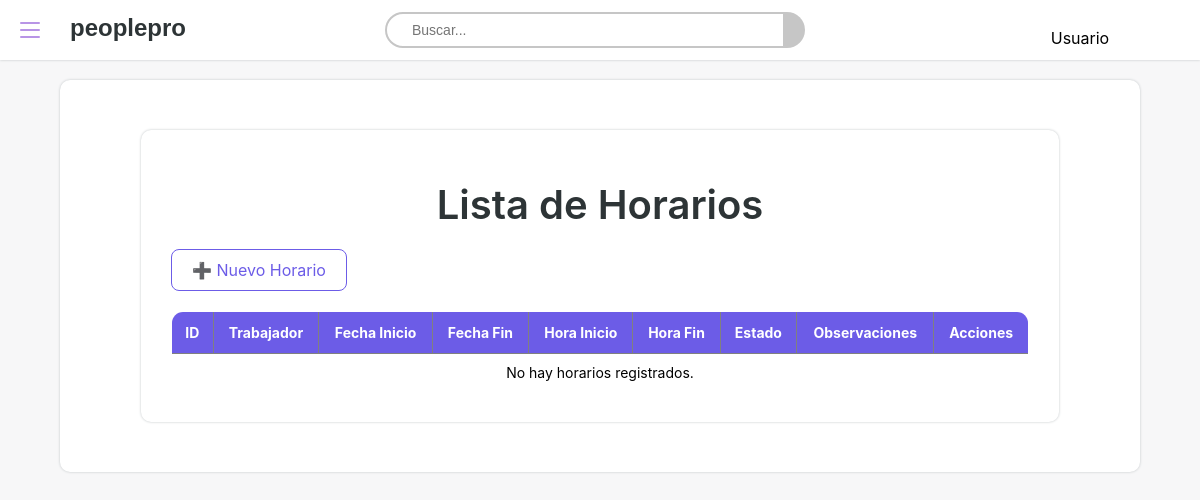
The app's page /public/index.php?action=horario, older data.
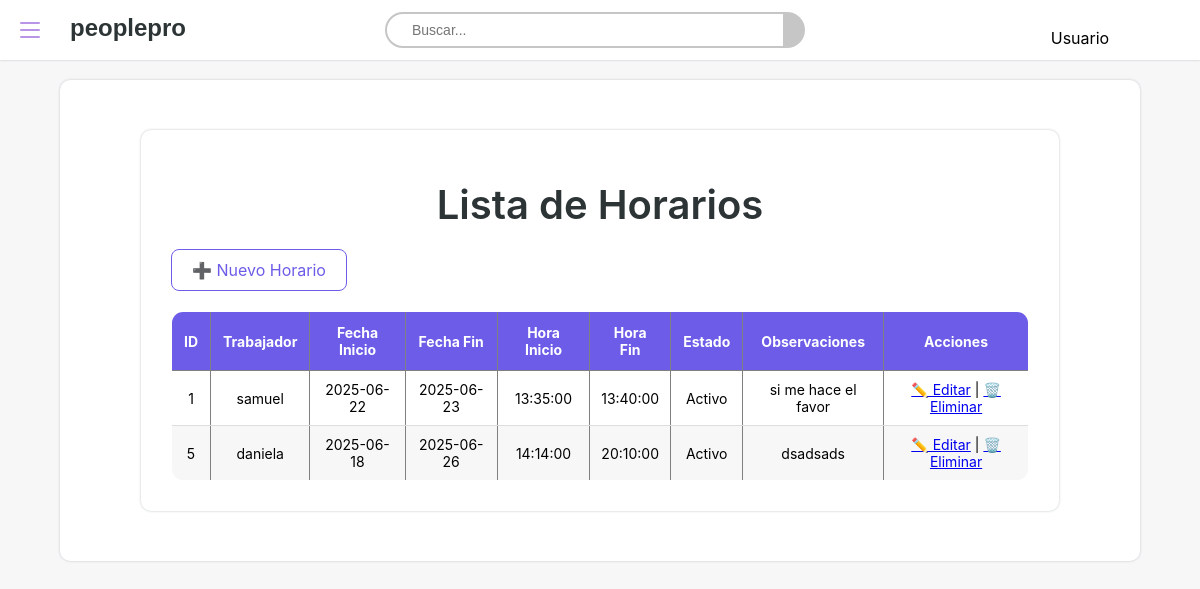
The same page, newer data.
### tables this page shows
CREATE TABLE `horarios` (
  `id` int(11) NOT NULL,
  `usuario_id` int(11) NOT NULL,
  `fecha` date NOT NULL,
  `fecha_fin` date DEFAULT NULL,
  `hora_inicio` time NOT NULL,
  `hora_fin` time NOT NULL,
  `estado` varchar(50) DEFAULT 'Activo',
  `observaciones` text DEFAULT NULL
);

CREATE TABLE `users` (
  `id` int(11) NOT NULL,
  `nombre` varchar(100) NOT NULL,
  `email` varchar(100) NOT NULL,
  `password` varchar(255) NOT NULL,
  `rol` enum('usuario','admin') NOT NULL DEFAULT 'usuario',
  `area_id` int(11) DEFAULT NULL,
  `created_at` timestamp NOT NULL DEFAULT current_timestamp(),
  `updated_at` timestamp NOT NULL DEFAULT current_timestamp() ON UPDATE current_timestamp()
);

### core/controller.php (called while the page is built, shortened)
<?php
class Controller {
    public function view($view, $data = []) {
        extract($data);
        require_once __DIR__ . '/../views/' . $view . '.php';
    }
}

### controllers/HorarioController.php (called while the page is built, shortened)
<?php
require_once __DIR__ . '/../core/Controller.php';
require_once __DIR__ . '/../models/Horario.php';
class HorarioController extends Controller {
    private $model;
    public function __construct() {
        $this->model = new Horario();
    }
    public function index() {
        $horarios = $this->model->obtenerTodos();
        $this->view('horarios/index', ['horarios' => $horarios]);
    }
}

### core/model.php (called while the page is built, shortened)
<?php
require_once __DIR__ . '/../config/database.php';
class Model {
    public function __construct() {
        $db = new Database();
        $this->conn = $db->connect();
    }
}

### config/database.php (called while the page is built, shortened)
<?php
class Database {
    private $host = "localhost";
    private $db_name = "peoplepro";
    private $username = "root";
    private $password = "";
    public function connect() {
        $this->conn = null;
        try {
            $this->conn = new PDO("mysql:host=$this->host;dbname=$this->db_name", $this->username, $this->password);
            $this->conn->setAttribute(PDO::ATTR_ERRMODE, PDO::ERRMODE_EXCEPTION);
        } catch (PDOException $e) {
            die("Error en la conexión: " . $e->getMessage());
        }
        return $this->conn;
    }
}

### models/Horario.php (called while the page is built, shortened)
<?php
require_once __DIR__ . '/../core/Model.php';
class Horario extends Model {
    public function obtenerTodos() {
        $stmt = $this->conn->prepare("
            SELECT h.*, u.nombre AS usuario_nombre
            FROM horarios h
            JOIN users u ON h.usuario_id = u.id
            ORDER BY h.fecha DESC
        ");
        $stmt->execute();
        return $stmt->fetchAll(PDO::FETCH_ASSOC);
    }
}

### views/horarios/index.php (the view, shortened to what this page needs)
<!DOCTYPE html>
<html lang="es">
<head>
  <link rel="stylesheet" href="/peoplepro/public/css/nav.css">
  <link rel="stylesheet" href="/peoplepro/public/css/horario.css">
  <link rel="stylesheet" href="/peoplepro/public/css/fondo.css">
</head>
<body>
  <header class="header">
    <div class="izquierda">
      <button class="menu-hamburguesa">
        <span class="linea"></span>
        <span class="linea"></span>
        <span class="linea"></span>
      </button>
      <div id="logo"></div>
    </div>
      <form action="#" class="buscador">
        <input type="text" placeholder="Buscar..." class="input-buscador">
        <button type="submit" class="buscador-icono"><i class="bi bi-search"></i></button>
      </form>
    <div class="derecha">
      <p><?= htmlspecialchars($_SESSION["usuario"] ?? 'Usuario') ?></p>
    </div>
  </header>
  <main class="main-horario">
    <main class="main-horario">
    <h2 class="titulo-horario">Lista de Horarios</h2>
    <a class="btn-horario" href="/peoplepro/public/index.php?action=horario&method=crear">➕ Nuevo Horario</a>
    <table border="1" cellpadding="8" cellspacing="0" class="tabla-horario">
  <thead>
    <tr>
      <th>ID</th>
      <th>Trabajador</th>
      <th>Fecha Inicio</th>
      <th>Fecha Fin</th>
      <th>Hora Inicio</th>
      <th>Hora Fin</th>
      <th>Estado</th>
      <th>Observaciones</th>
      <th>Acciones</th>
    </tr>
  </thead>
  <tbody>
    <?php if (!empty($horarios)) : ?>
      <?php foreach ($horarios as $horario): ?>
        <tr>
          <td><?= $horario['id'] ?></td>
          <td><?= htmlspecialchars($horario['usuario_nombre']) ?></td>
          <td><?= $horario['fecha'] ?></td>
          <td><?= $horario['fecha_fin'] ?? '-' ?></td>
          <td><?= $horario['hora_inicio'] ?></td>
          <td><?= $horario['hora_fin'] ?></td>
          <td><?= $horario['estado'] ?></td>
          <td><?= htmlspecialchars($horario['observaciones']) ?></td>
          <td>
            <a href="/peoplepro/public/index.php?action=horario&method=editar&id=<?= $horario['id'] ?>">✏️ Editar</a> |
            <a href="/peoplepro/public/index.php?action=horario&method=eliminar&id=<?= $horario['id'] ?>" onclick="return confirm('¿Seguro de eliminar este horario?')">🗑️ Eliminar</a>
          </td>
        </tr>
      <?php endforeach; ?>
    <?php else : ?>
      <tr><td colspan="9">No hay horarios registrados.</td></tr>
    <?php endif; ?>
  </tbody>
</table>
  </main>
</body>
</html>

Row changes from the older to the newer data that the page shows:
added horarios: id "1", usuario.nombre "samuel", fecha "2025-06-22", fecha_fin "2025-06-23", hora_inicio "13:35:00", hora_fin "13:40:00", estado "Activo", observaciones "si me hace el favor"
added horarios: id "5", usuario.nombre "daniela", fecha "2025-06-18", fecha_fin "2025-06-26", hora_inicio "14:14:00", hora_fin "20:10:00", estado "Activo", observaciones "dsadsads"
Text that changed along with them:
text no longer shown: "No hay horarios registrados."
